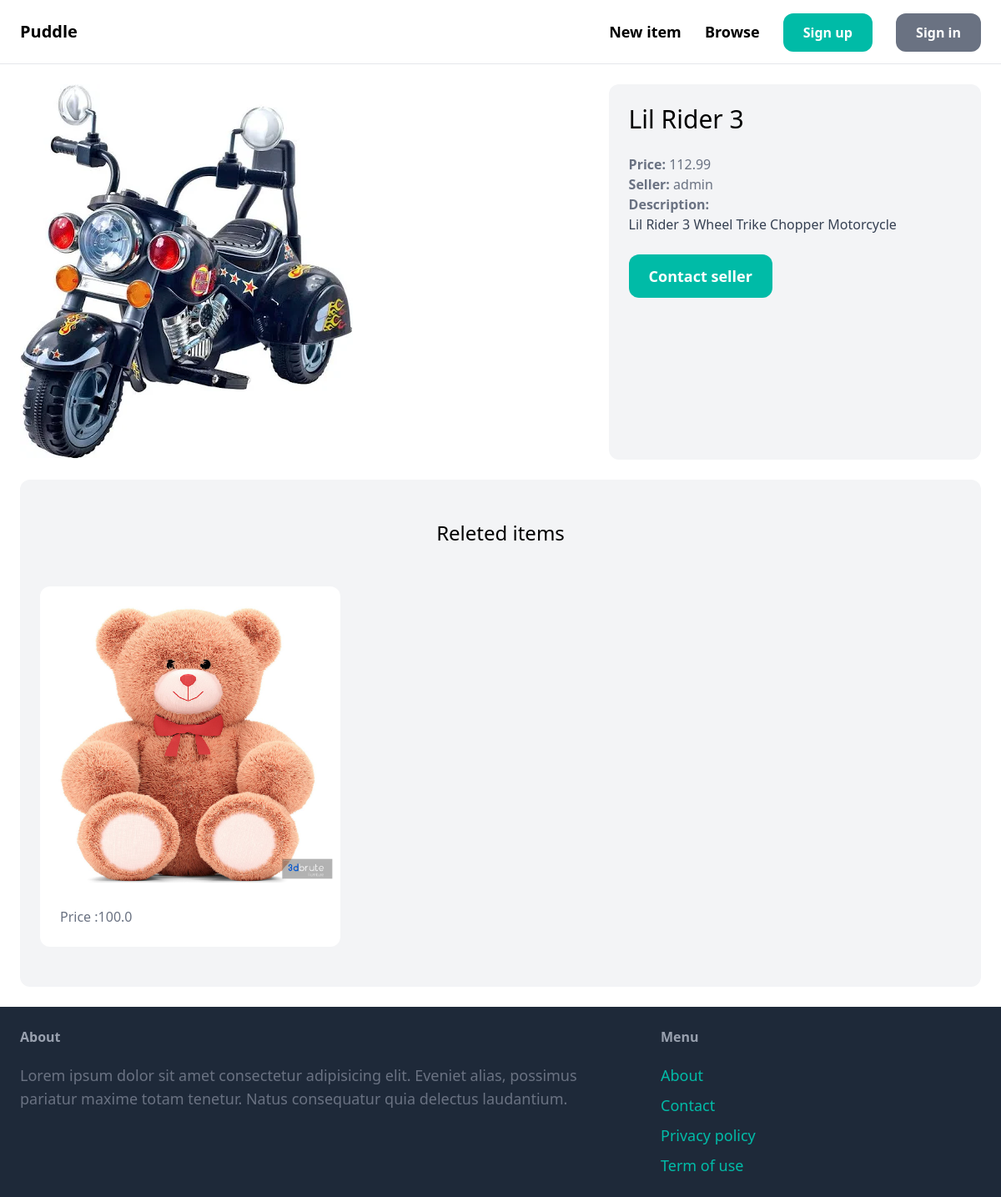
Screenshot of /items/3/ with the database file from the repository.
### item/models.py (models this page shows, shortened)
class Item(models.Model):
    category=models.ForeignKey(Category,related_name='items',on_delete=models.CASCADE)
    name=models.CharField(max_length=255)
    description=models.TextField(blank=True,null=True)
    price=models.FloatField()
    image=models.ImageField(upload_to='item_images',blank=True,null=True)
    is_sold=models.BooleanField(default=False)
    created_by=models.ForeignKey(User,related_name='items',on_delete=models.CASCADE)
    created_at=models.DateTimeField(auto_now_add=True)

### item/views.py (the view)
# urls.py: path('<int:pk>/', views.details, name='detail')
def details(request,pk):
    item=get_object_or_404(Item,pk=pk)
    related_items=Item.objects.filter(category=item.category,is_sold=False).exclude(pk=pk)[0:3]
    return render(request,'item/detail.html',{
        'item':item,
        'related_items':related_items
    })

### item/templates/item/detail.html (shortened to what this page needs)
{% extends 'core/base.html' %}
{% block content %}
<div class="grid grid-cols-5 gap-6">
    <div class="col-span-3">
        <img src="{{ item.image.url }}" alt="{{ item.name }}" class="rounded">
    </div>
    <div class="col-span-2 p-6 bg-gray-100 rounded-xl">
        <h1 class="mb-6 text-3xl">{{ item.name }}</h1>
        <p class="text-gray-500"><strong>Price: </strong>{{ item.price }}</p>
        <p class="text-gray-500"><strong>Seller: </strong>{{ item.created_by.username }}</p>
        {% if item.description %}
        <p class="text-gray-700">
            <strong class="text-gray-500">Description:</strong><br>
            {{ item.description }}
        </p>
        {% endif %}
        <a href="#"
            class="inline-block mt-6 px-6 py-3 text-lg font-semibold bg-teal-500 text-white hover:bg-teal-700 rounded-xl">Contact
            seller</a>
    </div>
</div>
<div class="mt-6 px-6 py-12 bg-gray-100 rounded-xl">
    <h2 class="mb-12 text-2xl text-center">Releted items</h2>
    <div class="grid grid-cols-3 gap-3">
        {% for item in related_items %}
        <div>
            <a href="{% url 'item:detail' item.id %}">
                <div>
                    <img src="{{ item.image.url }}" alt="Image" class="rounded-t-xl" />
                </div>
                <div class="p-6 bg-white rounded-b-xl">
                    <p class="text-gray-500">Price :{{ item.price }}</p>
                </div>
            </a>
        </div>
        {% endfor %}
    </div>
</div>
{% endblock %}

### rows the page displays
Item: image (picture), name "Lil Rider 3", price "112.99", created_by.username "admin", description "Lil Rider 3 Wheel Trike Chopper Motorcycle"
Item: image (picture), price "100.0"
